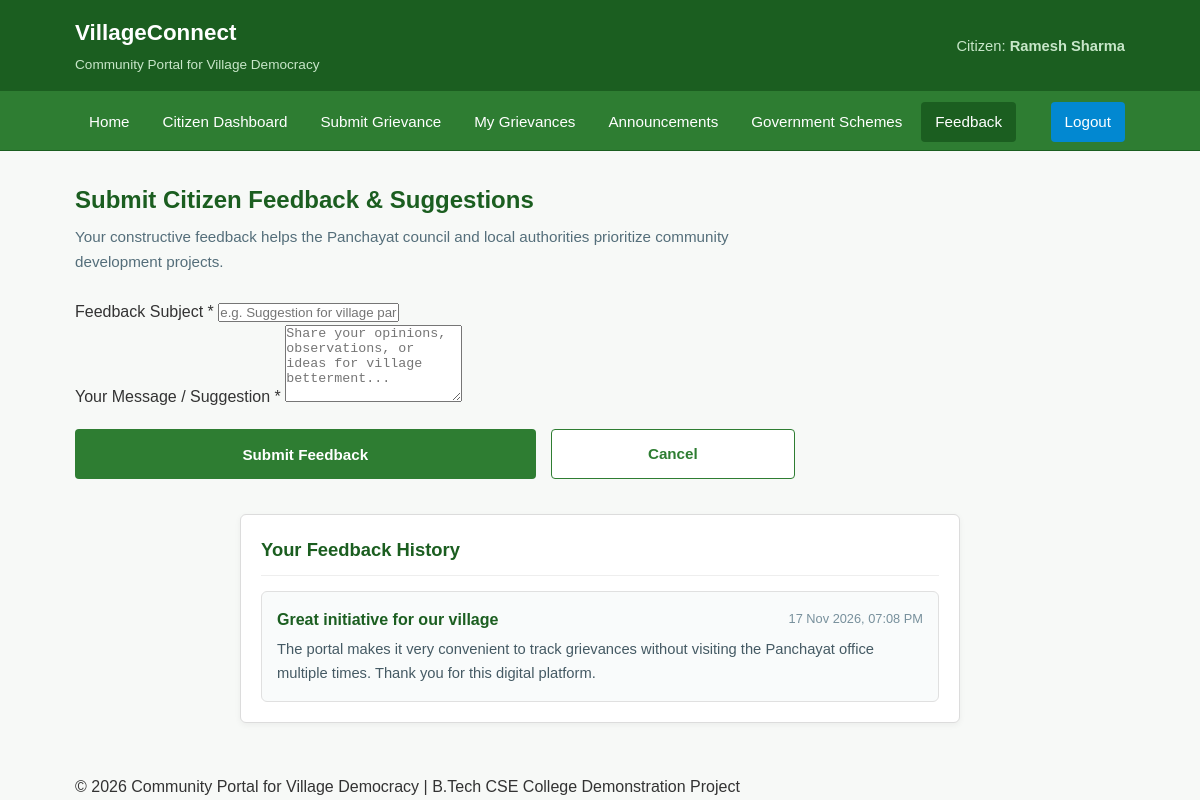
The page /citizen/feedback.php (signed in) on the database its author committed.
### tables this page shows
CREATE TABLE IF NOT EXISTS `feedback` (
    `id` INT AUTO_INCREMENT PRIMARY KEY,
    `citizen_id` INT NOT NULL,
    `subject` VARCHAR(200) NOT NULL,
    `message` TEXT NOT NULL,
    `created_at` TIMESTAMP DEFAULT CURRENT_TIMESTAMP,
    FOREIGN KEY (`citizen_id`) REFERENCES `citizens`(`id`) ON DELETE CASCADE
);

### citizen/feedback.php (the view, shortened to what this page needs)
<?php
require_once "../config/db.php";
$citizen_id = $_SESSION['citizen_id'];
$citizen_name = $_SESSION['citizen_name'] ?? 'Citizen';
$prev_sql = "SELECT id, subject, message, created_at FROM feedback WHERE citizen_id = ? ORDER BY created_at DESC";
$prev_stmt = mysqli_prepare($conn, $prev_sql);
mysqli_stmt_bind_param($prev_stmt, "i", $citizen_id);
mysqli_stmt_execute($prev_stmt);
$prev_res = mysqli_stmt_get_result($prev_stmt);
?>
<!DOCTYPE html>
<html lang="en">
<head>
    <link rel="stylesheet" href="../assets/css/style.css">
</head>
<body>
    <header class="top-header">
        <div class="container header-content">
            <div>
                <a href="../index.php" class="brand-title">
                    VillageConnect
                </a>
                <span class="brand-subtitle">Community Portal for Village Democracy</span>
            </div>
            <div>
                <span style="color: #c8e6c9; font-size: 0.92rem;">
                    Citizen: <strong><?php echo htmlspecialchars($citizen_name); ?></strong>
                </span>
            </div>
        </div>
    </header>
    <nav class="navbar">
        <div class="container">
            <ul class="nav-links">
                <li><a href="../index.php">Home</a></li>
                <li><a href="dashboard.php">Citizen Dashboard</a></li>
                <li><a href="submit_grievance.php">Submit Grievance</a></li>
                <li><a href="my_grievances.php">My Grievances</a></li>
                <li><a href="../announcements.php">Announcements</a></li>
                <li><a href="../schemes.php">Government Schemes</a></li>
                <li><a href="feedback.php" class="active">Feedback</a></li>
                <li class="nav-right"><a href="../logout.php" class="nav-highlight">Logout</a></li>
            </ul>
        </div>
    </nav>
    <main class="main-content">
        <div class="container">
            <div class="form-box" style="max-width: 720px; margin-bottom: 35px;">
                <h2 style="color: #1b5e20; margin-bottom: 6px;">Submit Citizen Feedback & Suggestions</h2>
                <p style="color: #546e7a; font-size: 0.95rem; margin-bottom: 25px;">
                    Your constructive feedback helps the Panchayat council and local authorities prioritize community development projects.
                </p>
                <form action="feedback.php" method="POST" onsubmit="return validateFeedbackForm();">
                    <div class="form-group">
                        <label for="subject">Feedback Subject <span class="req">*</span></label>
                        <input type="text" id="subject" name="subject" class="form-control"
                               value="<?php echo htmlspecialchars($subject ?? ''); ?>"
                               placeholder="e.g. Suggestion for village park maintenance" required>
                    </div>
                    <div class="form-group">
                        <label for="message">Your Message / Suggestion <span class="req">*</span></label>
                        <textarea id="message" name="message" class="form-control" rows="5"
                                  placeholder="Share your opinions, observations, or ideas for village betterment..." required><?php echo htmlspecialchars($message ?? ''); ?></textarea>
                    </div>
                    <div style="display: flex; gap: 15px; margin-top: 20px;">
                        <button type="submit" class="btn btn-primary" style="flex: 2; padding: 12px;">
                            Submit Feedback
                        </button>
                        <a href="dashboard.php" class="btn btn-outline" style="flex: 1; padding: 12px;">
                            Cancel
                        </a>
                    </div>
                </form>
            </div>
            <div class="card" style="max-width: 720px; margin: 0 auto;">
                <div class="card-header">
                    <h3 class="card-title" style="font-size: 1.15rem;">Your Feedback History</h3>
                </div>
                <?php if ($prev_res && mysqli_num_rows($prev_res) > 0): ?>
                    <div style="display: flex; flex-direction: column; gap: 14px;">
                        <?php while ($f = mysqli_fetch_assoc($prev_res)): ?>
                            <div style="background: #f9fbfb; border: 1px solid #e0e0e0; border-radius: 6px; padding: 15px;">
                                <div style="display: flex; justify-content: space-between; align-items: center; margin-bottom: 6px;">
                                    <strong style="color: #1b5e20; font-size: 1rem;"><?php echo htmlspecialchars($f['subject']); ?></strong>
                                    <span style="font-size: 0.8rem; color: #78909c;">
                                        <?php echo date("d M Y, h:i A", strtotime($f['created_at'])); ?>
                                    </span>
                                </div>
                                <p style="color: #455a64; font-size: 0.92rem; line-height: 1.6; margin-bottom: 0;">
                                    <?php echo nl2br(htmlspecialchars($f['message'])); ?>
                                </p>
                            </div>
                        <?php endwhile; ?>
                    </div>
                <?php else: ?>
                    <p style="color: #78909c; text-align: center; padding: 15px 0;">
                        You have not submitted any feedback yet.
                    </p>
                <?php endif; ?>
            </div>
        </div>
    </main>
    <footer class="site-footer">
        <div class="container text-center">
            <div class="footer-bottom">
                <p>&copy; <?php echo date("Y"); ?> Community Portal for Village Democracy | B.Tech CSE College Demonstration Project</p>
            </div>
        </div>
    </footer>
</body>
</html>

### assets/css/style.css (style rules this page uses)
* { margin: 0; padding: 0; box-sizing: border-box; }
body { font-family: 'Segoe UI', Tahoma, Geneva, Verdana, sans-serif; background-color: #f4f8fa; color: #2c3e50; font-family: Arial, Helvetica, sans-serif; background-color: #f7f9f7; color: #333333; line-height: 1.6; display: flex; flex-direction: column; min-height: 100vh; }
.container { width: 90%; max-width: 1200px; max-width: 1100px; margin: 0 auto; padding: 0 15px; }
.top-header { background-color: #1b5e20; background-color: #1b5e20; color: #ffffff; padding: 14px 0; box-shadow: 0 2px 8px rgba(0, 0, 0, 0.12); padding: 15px 0; border-bottom: 3px solid #2e7d32; }
.header-content { display: flex; justify-content: space-between; align-items: center; flex-wrap: wrap; gap: 10px; }
.brand-title { font-size: 1.35rem; font-weight: 700; font-size: 1.4rem; font-weight: bold; color: #ffffff; text-decoration: none; display: flex; align-items: center; gap: 8px; }
.brand-subtitle { font-size: 0.8rem; font-weight: normal; font-size: 0.85rem; color: #c8e6c9; display: block; color: #c8e6c9; margin-top: 3px; }
.navbar { background-color: #2e7d32; border-bottom: 3px solid #81c784; background-color: #2e7d32; border-bottom: 1px solid #1b5e20; }
.nav-links { list-style: none; display: flex; flex-wrap: wrap; gap: 4px; padding: 6px 0; gap: 5px; padding: 8px 0; }
.nav-links li a { color: #ffffff; text-decoration: none; padding: 9px 14px; padding: 8px 14px; border-radius: 4px; font-size: 0.95rem; display: inline-block; font-size: 0.95rem; font-weight: 500; transition: background-color 0.2s ease, color 0.2s ease; }
.nav-links li a:hover, .nav-links li a.active { background-color: #1b5e20; color: #ffffff; }
.nav-links li a.nav-highlight { background-color: #0288d1; color: #ffffff; }
.nav-links li.nav-right { margin-left: auto; }
.btn { display: inline-block; padding: 10px 20px; padding: 9px 18px; font-size: 0.95rem; font-weight: 600; font-weight: bold; text-decoration: none; border-radius: 5px; border-radius: 4px; border: none; cursor: pointer; text-align: center; transition: background-color 0.2s, transform 0.1s; }
.btn-primary { background-color: #2e7d32; color: #ffffff; }
.btn-outline { background-color: transparent; border: 2px solid #2e7d32; background-color: #ffffff; border: 1px solid #2e7d32; color: #2e7d32; }
.main-content { flex: 1; padding: 35px 0; padding: 30px 0; }
.card { background-color: #ffffff; border-radius: 8px; border: 1px solid #e0e0e0; box-shadow: 0 2px 6px rgba(0, 0, 0, 0.05); padding: 22px; margin-bottom: 22px; transition: transform 0.2s ease, box-shadow 0.2s ease; border: 1px solid #dcdcdc; border-radius: 6px; padding: 20px; margin-bottom: 20px; }
.card-header { border-bottom: 1px solid #f0f0f0; padding-bottom: 12px; margin-bottom: 14px; border-bottom: 1px solid #eeeeee; padding-bottom: 10px; margin-bottom: 15px; display: flex; justify-content: space-between; align-items: center; }
.card-title { font-size: 1.25rem; font-size: 1.2rem; color: #1b5e20; font-weight: 600; font-weight: bold; }

### rows shown on the page
feedback: subject "Great initiative for our village", created_at "17 Nov 2026, 07:08 PM", message "The portal makes it very convenient to track grievances without visiting the Panchayat office multiple times. Thank you for this digital platform."

### other values the page prints
$citizen_name "Ramesh Sharma"
